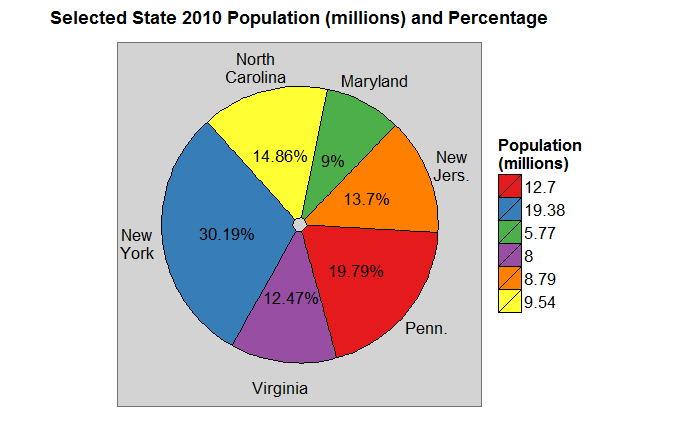

Reproduce this figure in R.
# This script creates a pie chart using (a subset of) 'census_data.csv' using the 'ggplot2' library.

# A description of 'census_data.csv' can be found in 'census_data_scrape_and_process.R'.
# To avoid an overwhelming plot, I will be using a subset of 'census_data.csv' consisting of
# observations for 6 states (North Carolina, Maryland, New Jersey, Pennsylvania, Virginia, 
# and New York) in 2010.

# Load packages.
library(data.table)
library(ggplot2)
library(ggthemes)

# Load data.
# Note that the data is located in the 'visualizations' folder, NOT the 'ggplot' folder.
census_data = data.table(read.csv('census_data.csv', 
                                  header = T, 
                                  stringsAsFactors = F, 
                                  check.names = F))

#####
# SUBSET/PROCESS DATA.

  # Specify states of interest.
  states = c('North Carolina', 'Maryland', 'New Jersey', 'Pennsylvania', 
             'Virginia', 'New York')
  
  # Create data subset (specified above).
  census_subset = census_data[Name %in% states, .(Name, `2010`)]
  
  # Divide population values by 1000000 for easier graph viewing.
  census_subset$`2010` = census_subset$`2010` / 1000000
  
  # Compute percentage of total population accounted for by each state.
  
    # Compute percentage.
    census_subset$percent = round(100 * (census_subset$`2010` / sum(census_subset$`2010`)), 2)
  
    # Change to 'character' vector with form 'percent + %'.
    census_subset$percent = as.character(census_subset$percent)
    census_subset$percent = paste0(census_subset$percent, '%')
    
    # Change 'census_subset$Name' from state name to state abbreviation so labels fit on pie chart.
    census_subset$Name = ifelse(census_subset$Name == 'North Carolina', 'North\nCarolina', 
                                ifelse(census_subset$Name == 'Maryland', 'Maryland', 
                                       ifelse(census_subset$Name == 'New Jersey', 'New\nJers.', 
                                              ifelse(census_subset$Name == 'Pennsylvania', 'Penn.', 
                                                     ifelse(census_subset$Name == 'Virginia', 'Virginia', 'New\nYork')))))
  
  # Specify locations for pie chart labels.
  
    # Count cumulative population.
    # This has no statistical or data significance, it's only to help with chart labels.
    census_subset$sum = cumsum(census_subset$`2010`)
    
    # Create 'offset_sum' column that will help with chart labels.
    census_subset$offset_sum = c(0, census_subset$sum[1:(nrow(census_subset) - 1)])
    
    # Create 'label_locations' column that specifies label locations on pie chart.
    census_subset$label_locations = (census_subset$sum + census_subset$offset_sum) / 2

#####  
# Plot data.
ggplot(data = census_subset, 
       aes(x = '', 
           y = `2010`, 
           fill = as.character(round(`2010`, 2)))) + 
geom_bar(stat = 'identity', 
         color = 'black') +
geom_text(aes(y = label_locations, 
              label = census_subset$percent), 
          size = 6) +
coord_polar('y', 
            start = 5.55) +
guides(fill = guide_legend(title = 'Population\n(millions)')) +
theme_few() +
theme(axis.ticks = element_blank(), 
      axis.text.x = element_text(color = 'black', 
                                 size = 17, 
                                 vjust = 10), 
      plot.title = element_text(face = 'bold', 
                                size = 18, 
                                vjust = 2),
      panel.background = element_rect(fill = 'lightgrey', 
                                      colour = 'lightgrey'), 
      legend.text = element_text(size = 17), 
      legend.title = element_text(size = 17)) +
scale_y_continuous(breaks = census_subset$label_locations, 
                   labels = census_subset$Name) +
scale_fill_brewer(palette = 'Set1') +
ggtitle('Selected State 2010 Population (millions) and Percentage') +
xlab('') +
ylab('')
